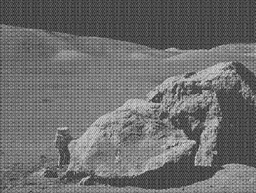
#> input picture Image Processing Using FT/moonlanding.png, 256 x 193 px, shrunk from 630 x 474 before the run, found by its file name
$ python fft.py
#> lines starting #> are read from the running program, lines starting #| are printed output that depends on the picture
import numpy as np
import cv2 as cv
import matplotlib.colors as colors
import matplotlib.pyplot as plt

from scipy.sparse import csr_matrix
from scipy.sparse import save_npz

import math
import argparse
import time
import statistics

# Helper function - Resizing
def resize(n):
    power = int(math.log(n, 2))
    new_size = int(pow(2, power+1))
    return new_size


# pad the image so that it has a length or width that is a power of 2
def pad_image(raw_image):
    original_shape = raw_image.shape
#> original_shape = (193, 256)
    new_shape = resize(original_shape[0]), resize(original_shape[1])
#> new_shape = (256, 512)
    img = np.zeros(new_shape)
    img[:original_shape[0], :original_shape[1]] = raw_image
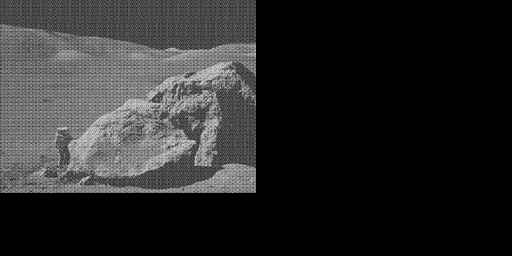
#> img: shape (256, 512) float64; min 0, max 224, mean 40.8
    return img


# 1D DFT
def oneD_slowFT(img):
    img = np.asarray(img, dtype=complex)
    N = img.shape[0] #size
    ans = np.zeros(N, dtype=complex)
    for k in range(N):
        for n in range(N):
            ans[k] += np.exp(-2j * np.pi * k * n / N) * img[n]
    return ans


# Inverse of 1D DFT
# [9 lines left out: function oneD_slowFT_inverse, not called in this run]


# 1D FFT
def oneD_FFT(img):
    img = np.asarray(img, dtype=complex)
    N = img.shape[0] #size
    if N % 2 != 0:
        raise AssertionError("ERROR! The size of img is supposed to be power of 2.")
    if N > 16:
        # call function recursively
        odd = oneD_FFT(img[1::2])
        even = oneD_FFT(img[::2])

        ans = np.zeros(N, dtype=complex)
        half_N = N // 2
        for n in range(N):
            ans[n] = even[n % half_N] + \
                       np.exp(-2j * np.pi * n / N) * odd[n % half_N]
        return ans
    else: #N <= 16
        return oneD_slowFT(img)


# Inverse of 1D FFT
# [19 lines left out: function oneD_FFT_inverse, not called in this run]


# 2D FFT
def twoD_FFT(img):
    img = np.asarray(img, dtype=complex)
    n, m = img.shape
#> n = 256; m = 512
    ans = np.zeros(
        (n, m),
        dtype=complex
    )
    for c in range(m):
        ans[:, c] = oneD_FFT(img[:, c])
    for r in range(n):
        ans[r, :] = oneD_FFT(ans[r, :])
    return ans


# Inverse of 2D FFT
# [81 lines left out: functions twoD_FFT_inverse, twoD_DFT, twoD_DFT_inverse, denoise, compress, not called in this run]


# Mode[1] - Fast Mode
def mode1(input_image):
    # fast mode
    print("Mode [1] Selected")
    # read input image
    raw_image = cv.imread(input_image, cv.IMREAD_GRAYSCALE).astype(float)

    # pad image
    pad_img = pad_image(raw_image)

    # two-dimensional Fourier transform using a fast Fourier transform algorithm
    img_2dfft = twoD_FFT(pad_img)

    # plot image
    fig, (ax1, ax2) = plt.subplots(1, 2)
    fig.suptitle('Mode [1]: Fast Mode')
    ax1.set_title('Original Input Image')
    ax1.imshow(pad_img[:raw_image.shape[0], :raw_image.shape[1]], plt.cm.gray)
    ax2.set_title('2D FFT Logarithmic Colormap')
    ax2.imshow(np.abs(img_2dfft), norm=colors.LogNorm())
    plt.show()
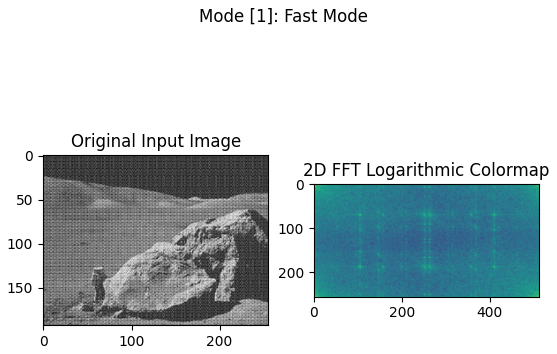
#> figure drawn by matplotlib, 2 panels


# Mode[2[ - Denoising Mode
# [178 lines left out: functions mode2, mode3, mode4, not called in this run]


def __main__():
    # parse arguments from inputs
    parser = argparse.ArgumentParser(description='fft parser')

    parser.add_argument('-m',
                        type=int,
                        default=1,
                        dest='mode',
                        help='fft modes: [1]->fast mode; [2]->denoising mode; [3]->compressing & saving mode; [4]->plotting mode')

    parser.add_argument('-i',
                        type=str,
                        default='moonlanding.png',
                        dest='image',
                        help='fft target image')

    input_args = parser.parse_args()
    input_mode = input_args.mode
    input_image = input_args.image

    if input_mode == 1:
        # Fast Mode
        mode1(input_image)
    elif input_mode == 2:
        # Denoising Mode
        mode2(input_image)
    elif input_mode == 3:
        # Compressing Mode
        mode3(input_image)
    elif input_mode == 4:
        # Plotting Mode
        mode4(input_image)

if __name__ == '__main__':
    __main__()
